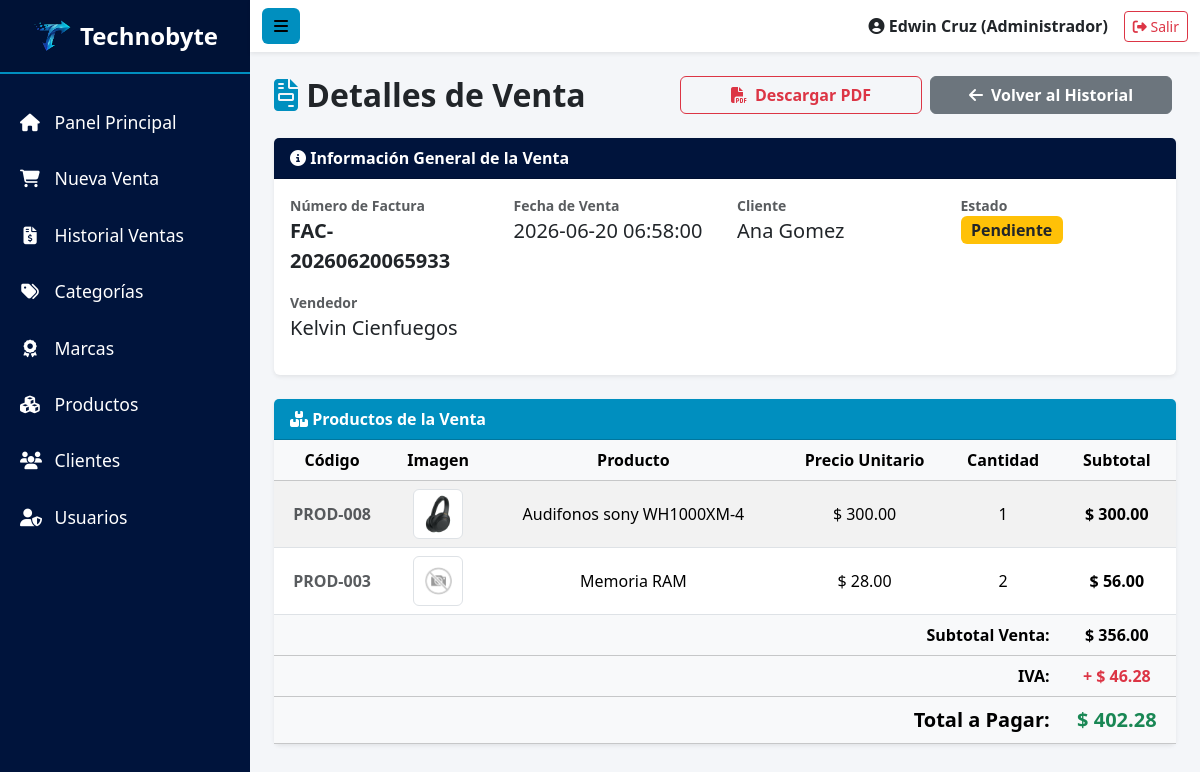
The page /presentacion/admin/ventas/ver_detalle.php?id=8 (signed in) on the database its author committed.
### tables this page shows
CREATE TABLE ventas (
    id_venta INT AUTO_INCREMENT PRIMARY KEY,
    numero_factura VARCHAR(20) NOT NULL UNIQUE,
    id_cliente INT NOT NULL,
    id_usuario INT NOT NULL,
    fecha_venta DATETIME DEFAULT CURRENT_TIMESTAMP,
    subtotal_venta DECIMAL(10,2) NOT NULL,
    iva_venta DECIMAL(10,2) NOT NULL,
    total_venta DECIMAL(10,2) NOT NULL,
    estado_venta ENUM('Realizada','Pendiente','Anulada') NOT NULL DEFAULT 'Pendiente',

    CONSTRAINT fk_venta_cliente
        FOREIGN KEY (id_cliente)
        REFERENCES clientes(id_cliente)
        ON UPDATE CASCADE
        ON DELETE RESTRICT,

    CONSTRAINT fk_venta_usuario
        FOREIGN KEY (id_usuario)
        REFERENCES usuarios(id_usuario)
        ON UPDATE CASCADE
        ON DELETE RESTRICT
);

CREATE TABLE clientes (
    id_cliente INT AUTO_INCREMENT PRIMARY KEY,
    nombre_cliente VARCHAR(150) NOT NULL,
    tipo_cliente ENUM('PN', 'PJ') NOT NULL DEFAULT 'PN',
    dui_cliente VARCHAR(10) UNIQUE,
    nit_cliente VARCHAR(17) UNIQUE,
    nrc_cliente VARCHAR(20) UNIQUE,
    telefono_cliente VARCHAR(20),
    correo_cliente VARCHAR(100),
    direccion_cliente TEXT,
    estado_cliente TINYINT(1) DEFAULT 1,
    eliminado_cliente TINYINT(1) DEFAULT 0,
    created_at TIMESTAMP DEFAULT CURRENT_TIMESTAMP
);

CREATE TABLE usuarios (
    id_usuario INT AUTO_INCREMENT PRIMARY KEY,
    id_rol INT NOT NULL,
    nombre_usuario VARCHAR(100) NOT NULL,
    correo_usuario VARCHAR(100) NOT NULL UNIQUE,
    password_usuario VARCHAR(255) NOT NULL,
    estado_usuario TINYINT(1) DEFAULT 1,
    eliminado_usuario TINYINT(1) DEFAULT 0,
    created_at TIMESTAMP DEFAULT CURRENT_TIMESTAMP,

    CONSTRAINT fk_usuario_rol
        FOREIGN KEY (id_rol)
        REFERENCES roles(id_rol)
        ON UPDATE CASCADE
        ON DELETE RESTRICT
);

CREATE TABLE detalle_ventas (
    id_detalle INT AUTO_INCREMENT PRIMARY KEY,
    id_venta INT NOT NULL,
    id_producto INT NOT NULL,
    cantidad_producto INT NOT NULL,
    precio_unitario DECIMAL(10,2) NOT NULL,
    subtotal_detalle DECIMAL(10,2) NOT NULL,

    CONSTRAINT fk_detalle_venta
        FOREIGN KEY (id_venta)
        REFERENCES ventas(id_venta)
        ON UPDATE CASCADE
        ON DELETE CASCADE,

    CONSTRAINT fk_detalle_producto
        FOREIGN KEY (id_producto)
        REFERENCES productos(id_producto)
        ON UPDATE CASCADE
        ON DELETE RESTRICT
);

CREATE TABLE productos (
    id_producto INT AUTO_INCREMENT PRIMARY KEY,
    codigo_producto VARCHAR(50) NOT NULL UNIQUE,
    nombre_producto VARCHAR(150) NOT NULL,
    modelo_producto VARCHAR(100),
    descripcion_producto TEXT,
    imagen_producto VARCHAR(255),
    id_marca INT NOT NULL,
    id_categoria INT NOT NULL,
    precio_producto DECIMAL(10,2) NOT NULL,
    stock_producto INT NOT NULL DEFAULT 0,
    estado_producto TINYINT(1) DEFAULT 1,
    eliminado_producto TINYINT(1) DEFAULT 0,

    CONSTRAINT fk_producto_marca
        FOREIGN KEY (id_marca)
        REFERENCES marcas(id_marca)
        ON UPDATE CASCADE
        ON DELETE RESTRICT,

    CONSTRAINT fk_producto_categoria
        FOREIGN KEY (id_categoria)
        REFERENCES categorias(id_categoria)
        ON UPDATE CASCADE
        ON DELETE RESTRICT
);

### presentacion/admin/ventas/ver_detalle.php (the view, shortened to what the rows shown need)
<?php
require_once '../../../negocio/VentaNegocio.php';
$id_venta = $_GET['id'] ?? null;
$ventaNegocio = new VentaNegocio();
$venta = $ventaNegocio->obtenerVentaPorId($id_venta);
$detalles = $ventaNegocio->obtenerDetalleVenta($id_venta);
function mostrarValor($valor)
{
    return htmlspecialchars($valor ?? '', ENT_QUOTES, 'UTF-8');
}
?>
<!DOCTYPE html>
<html lang="es">
<head>
    <link href="https://cdn.jsdelivr.net/npm/bootstrap@5.3.2/dist/css/bootstrap.min.css" rel="stylesheet">
    <link rel="stylesheet" href="https://cdnjs.cloudflare.com/ajax/libs/font-awesome/6.4.2/css/all.min.css">
    <link rel="stylesheet" href="../../../public/css/style.css?v=<?php echo time(); ?>">
</head>
<body>
    <div class="d-flex">
        <div id="content">
            <div class="container-fluid p-4">
                 <div class="d-flex flex-column flex-lg-row justify-content-between align-items-lg-center gap-3 mb-4">
                     <h2 class="text-dark fw-bold mb-0"><i class="fa-solid fa-file-invoice" style="color: var(--color-secundario);"></i> Detalles de Venta</h2>
                 </div>
                <div class="card shadow-sm border-0 mb-4">
                    <div class="card-body">
                        <div class="row text-center text-md-start">
                            <div class="col-md-3 mb-3">
                                <small class="text-muted d-block fw-bold">Número de Factura</small>
                                <span class="fs-5 text-dark fw-bold"><?php echo mostrarValor($venta['numero_factura']); ?></span>
                            </div>
                            <div class="col-md-3 mb-3">
                                <small class="text-muted d-block fw-bold">Fecha de Venta</small>
                                <span class="fs-5 text-dark"><?php echo mostrarValor($venta['fecha_venta']); ?></span>
                            </div>
                            <div class="col-md-3 mb-3">
                                <small class="text-muted d-block fw-bold">Cliente</small>
                                <span class="fs-5 text-dark"><?php echo mostrarValor($venta['nombre_cliente']); ?></span>
                            </div>
                            <div class="col-md-3 mb-3">
                                <small class="text-muted d-block fw-bold">Vendedor</small>
                                <span class="fs-5 text-dark"><?php echo mostrarValor($venta['nombre_usuario']); ?></span>
                            </div>
                        </div>
                    </div>
                </div>
                <div class="card shadow-sm border-0">
                    <div class="table-responsive">
                        <table class="table table-hover table-striped mb-0 align-middle text-center">
                            <thead class="table-light">
                                <tr>
                                    <th>Código</th>
                                    <th>Imagen</th>
                                    <th>Producto</th>
                                    <th>Precio Unitario</th>
                                    <th>Cantidad</th>
                                    <th>Subtotal</th>
                                </tr>
                            </thead>
                            <tbody>
                                <?php if (!empty($detalles)): ?>
                                    <?php foreach ($detalles as $detalle): ?>
                                        <tr>
                                            <td class="text-muted fw-bold"><?php echo mostrarValor($detalle['codigo_producto']); ?></td>
                                            <td>
                                                <?php if (!empty($detalle['imagen_producto']) && file_exists('../../../public/img/productos/' . $detalle['imagen_producto'])): ?>
                                                    <img src="../../../public/img/productos/<?php echo mostrarValor($detalle['imagen_producto']); ?>" alt="Producto" class="img-thumbnail" style="width: 50px; height: 50px; object-fit: cover;">
                                                <?php else: ?>
                                                    <img src="../../../public/img/sin-imagen.png" alt="Sin imagen" class="img-thumbnail" style="width: 50px; height: 50px; object-fit: cover;">
                                                <?php endif; ?>
                                            </td>
                                            <td><?php echo mostrarValor($detalle['nombre_producto']); ?></td>
                                            <td>$ <?php echo number_format((float) $detalle['precio_unitario'], 2); ?></td>
                                            <td><?php echo mostrarValor($detalle['cantidad_producto']); ?></td>
                                            <td class="fw-bold">$ <?php echo number_format((float) $detalle['subtotal_detalle'], 2); ?></td>
                                        </tr>
                                    <?php endforeach; ?>
                                <?php else: ?>
                                    <tr>
                                        <td colspan="6" class="text-center py-4">No se encontraron productos en esta venta.</td>
                                    </tr>
                                <?php endif; ?>
                            </tbody>
                            <tfoot class="table-light">
                                <tr>
                                    <td colspan="5" class="text-end fw-bold">Subtotal Venta:</td>
                                    <td class="fw-bold">$ <?php echo number_format((float) $venta['subtotal_venta'], 2); ?></td>
                                </tr>
                                <tr>
                                    <td colspan="5" class="text-end fw-bold">IVA:</td>
                                    <td class="fw-bold text-danger">+ $ <?php echo number_format((float) $venta['iva_venta'], 2); ?></td>
                                </tr>
                                <tr>
                                    <td colspan="5" class="text-end fw-bold fs-5">Total a Pagar:</td>
                                    <td class="fw-bold fs-5 text-success">$ <?php echo number_format((float) $venta['total_venta'], 2); ?></td>
                                </tr>
                            </tfoot>
                        </table>
                    </div>
                </div>
            </div>
        </div>
    </div>
</body>
</html>

### rows shown on the page
ventas: numero_factura "FAC-20260620065933", fecha_venta "2026-06-20 06:58:00", id_cliente.nombre_cliente "Ana Gomez", id_usuario.nombre_usuario "Kelvin Cienfuegos", subtotal_venta "356.00", iva_venta "46.28", total_venta "402.28"
detalle_ventas: id_producto.codigo_producto "PROD-008", id_producto.imagen_producto (picture), id_producto.nombre_producto "Audifonos sony WH1000XM-4", precio_unitario "300.00", cantidad_producto "1", subtotal_detalle "300.00"
detalle_ventas: id_producto.codigo_producto "PROD-003", id_producto.nombre_producto "Memoria RAM", precio_unitario "28.00", cantidad_producto "2", subtotal_detalle "56.00"

### other values the page prints
$nombreUsr "Edwin Cruz"
$rolUsr "Administrador"
